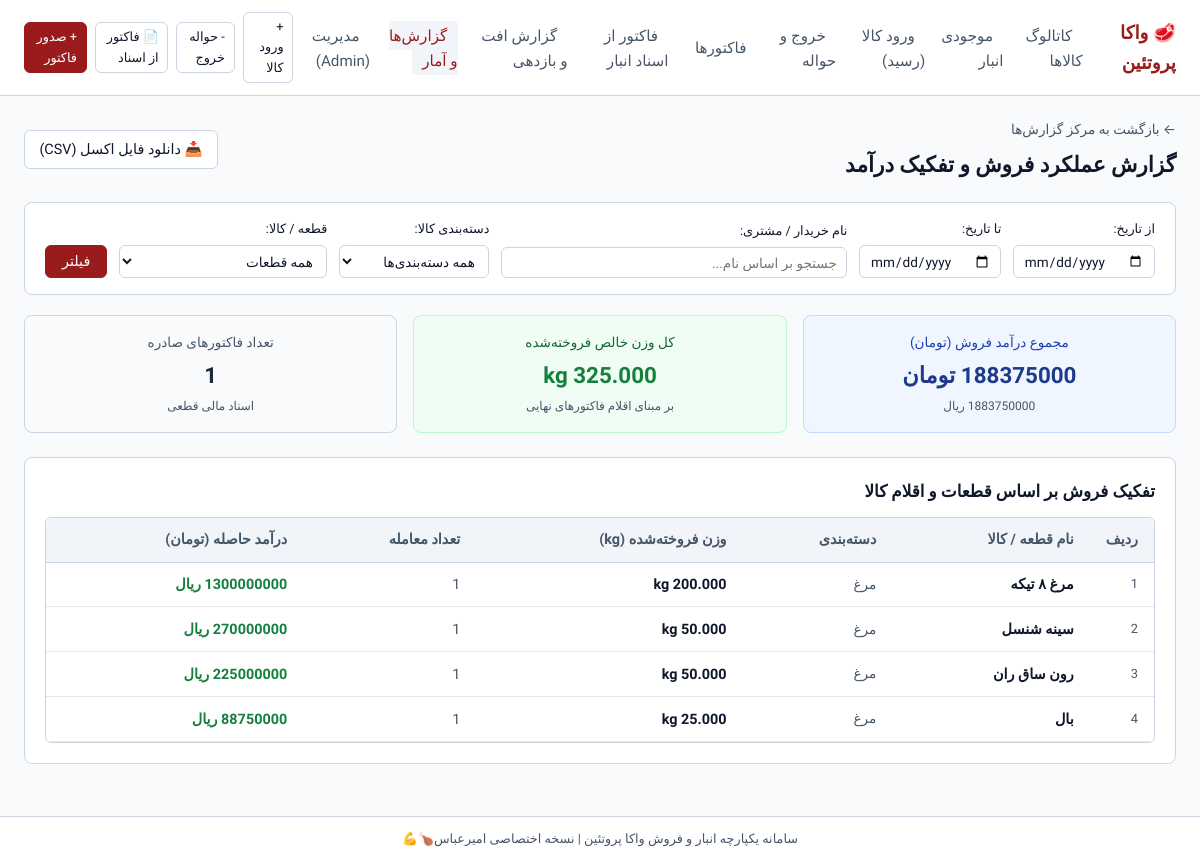
The app's page /reports/sales/ with its own data.
### sales/models.py (models this page shows, shortened)
class InvoiceItem(models.Model):
    invoice = models.ForeignKey(
        Invoice,
        on_delete=models.CASCADE,
        related_name='items',
        verbose_name="فاکتور مربوطه"
    )
    product = models.ForeignKey(
        Product,
        on_delete=models.PROTECT,
        verbose_name="کالای خریداری‌شده"
    )
    source_issue_item = models.ForeignKey(
        GoodsIssueItem,
        null=True,
        blank=True,
        on_delete=models.SET_NULL,
        related_name='invoice_items',
        verbose_name="سطر حواله خروج مرجع"
    )
    source_receipt = models.ForeignKey(
        GoodsReceipt,
        null=True,
        blank=True,
        on_delete=models.SET_NULL,
        related_name='invoice_items',
        verbose_name="رسید ورود مرجع"
    )
    source_receipt_item = models.ForeignKey(
        GoodsReceiptItem,
        null=True,
        blank=True,
        on_delete=models.SET_NULL,
        related_name='invoice_items',
        verbose_name="سطر رسید ورود مرجع"
    )
    product_name_snapshot = models.CharField(
        max_length=128,
        verbose_name="نام کالا در زمان صدور"
    )
    quantity = models.PositiveIntegerField(
        default=1,
        verbose_name="تعداد بسته / لاشه"
    )
    net_weight_kg = models.DecimalField(
        max_digits=10,
        decimal_places=3,
        verbose_name="وزن خالص (کیلوگرم)"
    )
    unit_price_rial = models.PositiveBigIntegerField(
        verbose_name="قیمت واحد به ریال در زمان صدور"
    )
    total_price_rial = models.PositiveBigIntegerField(
        verbose_name="مبلغ سطر به ریال"
    )
    class Meta:
        verbose_name = "سطر فاکتور"
        verbose_name_plural = "سطرهای فاکتور"

### sales/views.py (the view)
# urls.py: path('reports/sales/', views.sales_summary_report_view, name='report_sales'),
def sales_summary_report_view(request):
    invoices, items_qs, filters = _filter_sales_report_data(request.GET)
    invoices = invoices.prefetch_related('items__product__category')
    total_revenue_rial = items_qs.aggregate(total=Sum('total_price_rial'))['total'] or 0
    total_sold_weight_kg = items_qs.aggregate(total=Sum('net_weight_kg'))['total'] or Decimal('0.000')
    product_stats = items_qs.values(
        'product__id',
        'product__name',
        'product__category__name',
        'product__unit'
    ).annotate(
        total_weight=Sum('net_weight_kg'),
        total_qty=Sum('quantity'),
        total_revenue=Sum('total_price_rial'),
    ).order_by('-total_revenue')
    categories = Category.objects.filter(is_active=True).order_by('display_order', 'id')
    products = Product.objects.filter(is_active=True).select_related('category', 'parent').order_by(
        'category__display_order', 'category__id', '-is_parent', 'name'
    )
    context = {
        'start_date': filters['start_date'],
        'end_date': filters['end_date'],
        'buyer': filters['buyer'],
        'selected_category': filters['category'],
        'selected_product': filters['product'],
        'categories': categories,
        'products': products,
        'total_revenue_rial': total_revenue_rial,
        'total_revenue_toman': total_revenue_rial // 10,
        'total_sold_weight_kg': total_sold_weight_kg,
        'invoice_count': invoices.count(),
        'product_stats': product_stats,
    }
    return render(request, 'sales/report_sales.html', context)

### templates/sales/report_sales.html (shortened to what this page needs)
{% extends "base.html" %}
{% block content %}
<div style="margin-bottom: 2rem;">
    <div style="display: flex; justify-content: space-between; align-items: center; margin-bottom: 1.25rem; flex-wrap: wrap; gap: 0.75rem;">
        <div>
            <a href="{% url 'reports_hub' %}" style="color: var(--text-muted); font-size: 0.85rem; text-decoration: none;">
                ← بازگشت به مرکز گزارش‌ها
            </a>
            <h1 style="font-size: 1.35rem; font-weight: 700; color: var(--text-main); margin-top: 0.35rem;">
                گزارش عملکرد فروش و تفکیک درآمد
            </h1>
        </div>
        <div>
            <a href="{% url 'export_sales_csv' %}?{{ request.GET.urlencode }}" class="btn btn-secondary">
                📥 دانلود فایل اکسل (CSV)
            </a>
        </div>
    </div>
    <div style="background-color: var(--bg-surface); border: 1px solid var(--border-color); border-radius: 8px; padding: 1rem 1.25rem; margin-bottom: 1.25rem;">
        <form method="GET" action="{% url 'report_sales' %}" style="display: flex; flex-wrap: wrap; gap: 0.75rem; align-items: flex-end;">
            <div style="min-width: 140px;">
                <label class="form-label" style="font-size: 0.8rem;">از تاریخ:</label>
                <input type="date" name="start_date" value="{{ start_date }}" class="form-input" style="padding: 0.4rem 0.6rem; font-size: 0.85rem;" dir="ltr">
            </div>
            <div style="min-width: 140px;">
                <label class="form-label" style="font-size: 0.8rem;">تا تاریخ:</label>
                <input type="date" name="end_date" value="{{ end_date }}" class="form-input" style="padding: 0.4rem 0.6rem; font-size: 0.85rem;" dir="ltr">
            </div>
            <div style="flex: 1; min-width: 160px;">
                <label class="form-label" style="font-size: 0.8rem;">نام خریدار / مشتری:</label>
                <input type="text" name="buyer" value="{{ buyer }}" placeholder="جستجو بر اساس نام..." class="form-input" style="padding: 0.4rem 0.6rem; font-size: 0.85rem;">
            </div>
            <div style="min-width: 150px;">
                <label class="form-label" style="font-size: 0.8rem;">دسته‌بندی کالا:</label>
                <select name="category" class="form-select" style="padding: 0.4rem 0.6rem; font-size: 0.85rem;">
                    <option value="">همه دسته‌بندی‌ها</option>
                </select>
            </div>
            <div style="min-width: 160px;">
                <label class="form-label" style="font-size: 0.8rem;">قطعه / کالا:</label>
                <select name="product" class="form-select" style="padding: 0.4rem 0.6rem; font-size: 0.85rem;">
                    <option value="">همه قطعات</option>
                </select>
            </div>
            <div style="display: flex; gap: 0.5rem;">
                <button type="submit" class="btn btn-primary" style="padding: 0.45rem 1rem;">فیلتر</button>
            </div>
        </form>
    </div>
    <div style="display: grid; grid-template-columns: 1fr 1fr 1fr; gap: 1rem; margin-bottom: 1.5rem;">
        <div style="background: #eff6ff; border: 1px solid #bfdbfe; border-radius: 8px; padding: 1rem; text-align: center;">
            <div style="font-size: 0.85rem; color: #1e40af;">مجموع درآمد فروش (تومان)</div>
            <div style="font-size: 1.4rem; font-weight: 800; color: #1e3a8a; margin-top: 0.25rem;" class="tabular-nums">
                {{ total_revenue_toman|floatformat:0 }} تومان
            </div>
            <div style="font-size: 0.75rem; color: var(--text-muted); margin-top: 0.2rem;">
                {{ total_revenue_rial|floatformat:0 }} ریال
            </div>
        </div>
        <div style="background: #f0fdf4; border: 1px solid #bbf7d0; border-radius: 8px; padding: 1rem; text-align: center;">
            <div style="font-size: 0.85rem; color: #166534;">کل وزن خالص فروخته‌شده</div>
            <div style="font-size: 1.4rem; font-weight: 800; color: #15803d; margin-top: 0.25rem;" class="tabular-nums">
                {{ total_sold_weight_kg|floatformat:3 }} kg
            </div>
            <div style="font-size: 0.75rem; color: var(--text-muted); margin-top: 0.2rem;">
                بر مبنای اقلام فاکتورهای نهایی
            </div>
        </div>
        <div style="background: #f8fafc; border: 1px solid #cbd5e1; border-radius: 8px; padding: 1rem; text-align: center;">
            <div style="font-size: 0.85rem; color: var(--text-muted);">تعداد فاکتورهای صادره</div>
            <div style="font-size: 1.4rem; font-weight: 800; color: #1e293b; margin-top: 0.25rem;" class="tabular-nums">
                {{ invoice_count }}
            </div>
            <div style="font-size: 0.75rem; color: var(--text-muted); margin-top: 0.2rem;">
                اسناد مالی قطعی
            </div>
        </div>
    </div>
    <div style="background: var(--bg-surface); border: 1px solid var(--border-color); border-radius: 8px; padding: 1.25rem;">
        <h2 style="font-size: 1.05rem; font-weight: 700; margin-bottom: 0.75rem; color: var(--text-main);">
            تفکیک فروش بر اساس قطعات و اقلام کالا
        </h2>
        <div class="table-responsive">
            <table class="data-table">
                <thead>
                    <tr>
                        <th style="width: 45px;">ردیف</th>
                        <th>نام قطعه / کالا</th>
                        <th>دسته‌بندی</th>
                        <th>وزن فروخته‌شده (kg)</th>
                        <th>تعداد معامله</th>
                        <th>درآمد حاصله (تومان)</th>
                    </tr>
                </thead>
                <tbody>
                    {% for row in product_stats %}
                    <tr>
                        <td class="tabular-nums" style="font-size: 0.8rem; color: var(--text-muted);">
                            {{ forloop.counter }}
                        </td>
                        <td><strong>{{ row.product__name }}</strong></td>
                        <td style="font-size: 0.85rem; color: var(--text-muted);">{{ row.product__category__name }}</td>
                        <td class="tabular-nums" style="font-weight: 600;">
                            {{ row.total_weight|floatformat:3 }} kg
                        </td>
                        <td class="tabular-nums" style="color: var(--text-muted);">
                            {{ row.total_qty }}
                        </td>
                        <td class="tabular-nums" style="color: #15803d; font-weight: 700;">
                            {{ row.total_revenue|default:0|floatformat:0 }} ریال
                        </td>
                    </tr>
                    {% empty %}
                    <tr>
                        <td colspan="6" style="text-align: center; padding: 2rem; color: var(--text-muted);">
                            رکوردی متناسب با فیلترهای مشخص‌شده یافت نشد.
                        </td>
                    </tr>
                    {% endfor %}
                </tbody>
            </table>
        </div>
    </div>
</div>
{% endblock %}

### templates/base.html (style rules this page uses)
:root { --bg-canvas: #f8fafc; --bg-surface: #ffffff; --border-color: #cbd5e1; --border-subtle: #e2e8f0; --text-main: #0f172a; --text-muted: #475569; --primary: #991b1b; --primary-hover: #7f1d1d; --success: #15803d; --danger: #b91c1c; --tag-bg: #f1f5f9; }
* { box-sizing: border-box; margin: 0; padding: 0; font-family: 'Vazirmatn', -apple-system, BlinkMacSystemFont, 'Segoe UI', Roboto, sans-serif; }
body { background-color: var(--bg-canvas); color: var(--text-main); line-height: 1.6; min-height: 100vh; display: flex; flex-direction: column; }
.btn { display: inline-flex; align-items: center; justify-content: center; padding: 0.45rem 0.9rem; font-size: 0.9rem; font-weight: 500; border-radius: 6px; border: 1px solid transparent; cursor: pointer; text-decoration: none; transition: background-color 0.15s, border-color 0.15s; }
.btn-primary { background-color: var(--primary); color: #ffffff; border-color: var(--primary); }
.btn-secondary { background-color: var(--bg-surface); color: var(--text-main); border-color: var(--border-color); }
.table-responsive { overflow-x: auto; border: 1px solid var(--border-color); border-radius: 6px; background-color: var(--bg-surface); }
table.data-table { width: 100%; border-collapse: collapse; font-size: 0.9rem; text-align: right; }
table.data-table th { background-color: #f1f5f9; color: var(--text-muted); font-weight: 600; padding: 0.65rem 1rem; border-bottom: 1px solid var(--border-color); white-space: nowrap; }
table.data-table td { padding: 0.65rem 1rem; border-bottom: 1px solid var(--border-subtle); vertical-align: middle; }
.tabular-nums { font-variant-numeric: tabular-nums; font-family: inherit; }
.form-label { display: block; margin-bottom: 0.35rem; font-weight: 500; font-size: 0.9rem; color: var(--text-main); }
.form-input, .form-select, .form-textarea { width: 100%; padding: 0.5rem 0.75rem; font-size: 0.9rem; border: 1px solid var(--border-color); border-radius: 6px; background-color: var(--bg-surface); color: var(--text-main); outline: none; transition: border-color 0.15s; }

### records on screen
InvoiceItem: product__name "بال", product__category__name "مرغ", total_weight "25.000", total_qty "1", total_revenue "88750000"

### other values on screen
{{ total_revenue_toman|floatformat:0 }} "188375000"
{{ invoice_count }} "1"
{{ row.product__name }} "مرغ ۸ تیکه" "سینه شنسل" "رون ساق ران"
{{ row.product__category__name }} "مرغ" "مرغ" "مرغ"
{{ row.total_qty }} "1" "1" "1"
{{ row.total_weight|floatformat:3 }} "50.000" "50.000"
